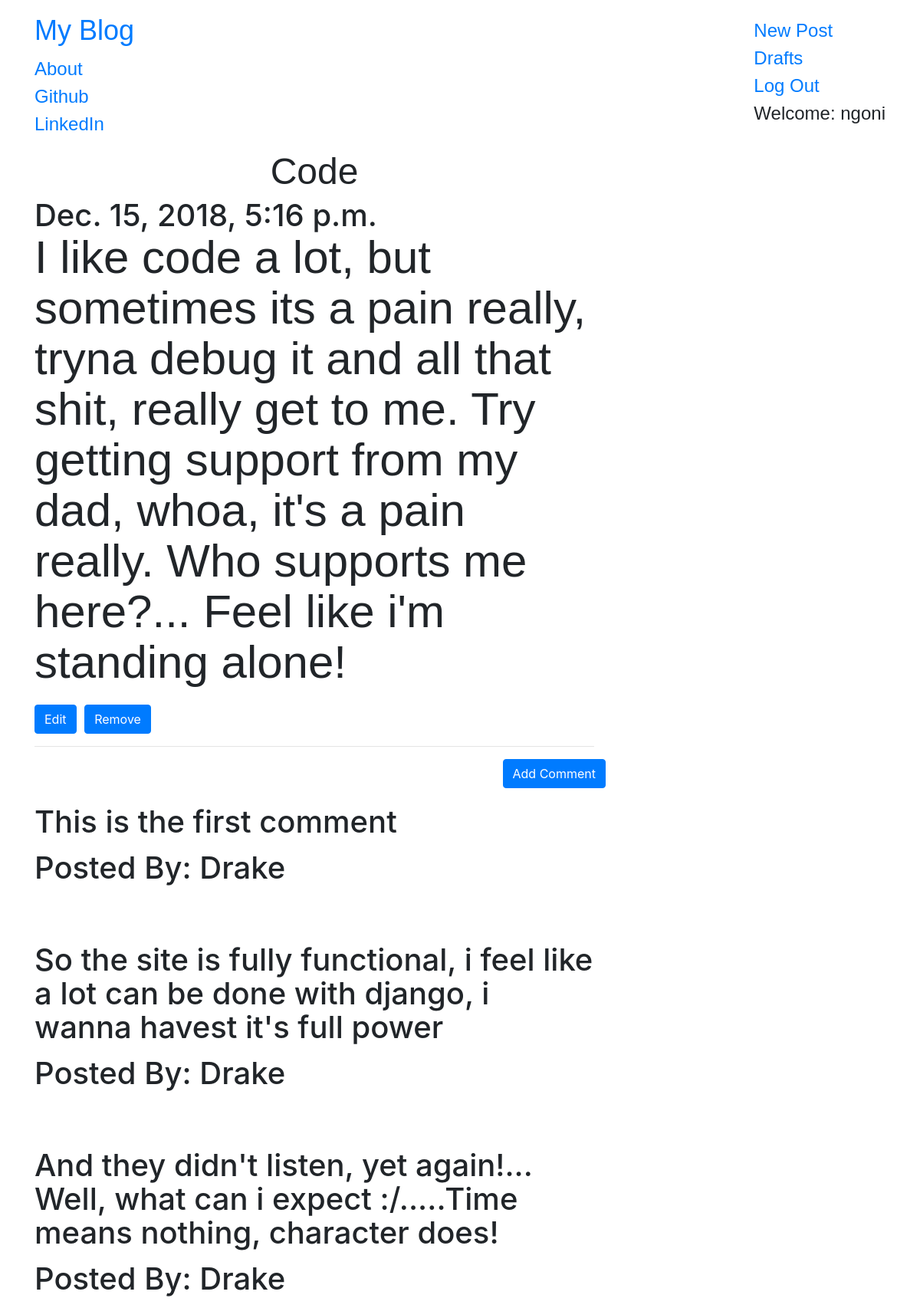
The app's page /post/1 (signed in) with its own data.
### blog/models.py (models this page shows, shortened)
class Post(models.Model):
    author = models.ForeignKey("auth.User", on_delete=models.CASCADE)
    title = models.CharField(max_length = 200)
    text = models.TextField()
    created_date = models.DateTimeField(default = timezone.now)
    published_date = models.DateTimeField(blank = True, null = True)

class Comment(models.Model):
    post = models.ForeignKey('blog.Post', related_name = 'comments', on_delete=models.CASCADE)
    author = models.CharField(max_length=200)
    text = models.TextField()
    create_date = models.DateTimeField(default = timezone.now())
    approved_comment = models.BooleanField(default = False)

### blog/views.py (the view)
# urls.py: url(r"^post/(?P<pk>\d+)$", views.PostDetailView.as_view(), name="post_detail"),
class PostDetailView(DetailView):
    model = Post

### blog/templates/blog/post_detail.html (shortened to what this page needs)
{% extends "blog/base.html" %}
{% block content %}
    <h1 class="posttitle loader">{{post.title}}<h1>
    {% if post.published_date %}
        <div>
            {{post.published_date}}
        </div>
    {% else %}
        <a class="btn btn-default" href="{% url 'post_publish' pk=post.pk %}">Publish</a>
    {% endif %}
    <p class = "postcontent editable loader">{{ post.text|safe|linebreaksbr }}</p>
    {% if user.is_authenticated %}
        <a class="btn btn-primary" href="{% url 'post_edit' pk=post.pk %}">Edit</a>
        <a class="btn btn-primary" href="{% url 'post_remove' pk=post.pk %}">Remove</a>
    {% endif %}
    <hr>
    <a class="btn btn-primary btn-comment" href="{% url 'add_comment_to_post' pk=post.pk %}">Add Comment</a>
    <div>
        {% for comment in post.comments.all %}
        <br>
            {% if user.is_authenticated or comment.approved_comment %}
                <p>{{comment.text|safe|linebreaks}}</p>
                <p>Posted By: {{comment.author}}</p>
            {% endif %}
            {% empty %}
            <p>No Comments!</p>
        {% endfor %}
    </div>
{% endblock content %}

### blog/templates/blog/base.html (shortened to what this page needs)
<!DOCTYPE html>
{% load staticfiles %}
<html>
<head>
        <link rel="stylesheet" href="{% static 'css/bootstrap.min.css' %}">
        <link rel="stylesheet" href="{% static 'css/bootstrap.css' %}">
        <link rel="stylesheet" href="{% static 'css/medium-editor.css' %}">
        <link rel="stylesheet" href="{% static 'css/themes/default.css' %}">
    <link rel="stylesheet" href="{% static 'css/blog.css' %}">
</head>
<body>
    <nav class="navbar navbar-default techfont custom-navbar" >
        <div class="container">
            <ul class="nav navbar-nav">
                <li> <a  class="navbar-brand bigbrand" href="{% url 'post_list' %}">My Blog</a> </li>
                <li> <a href="{% url 'about' %}">About</a> </li>
                <li> <a href="https://www.github.com">Github</a> </li>
                <li> <a href="https://www.linkedin.com">LinkedIn</a> </li>
            </ul>
            <ul class="nav navbar-nav navbar-right" >
                {% if user.is_authenticated %}
                    <li>
                        <a href="{% url 'post_new' %}">New Post</a>
                    </li>
                    <li>
                        <a href="{% url 'post_draft_list' %}">Drafts</a>
                    </li>
                    <li>
                        <a href="{% url 'logout' %}">Log Out</a>
                    </li>
                    <li>
                        <a>Welcome: {{user.username}}</a>
                    </li>
                {% else %}
                    <li> <a class="nav navbar-right" href="{% url 'login' %}">login</span></a> </li>
                {% endif %}
            </ul>
        </div>
    </nav>
    <div class="content container">
        <div class="row" >
            <div class="col-md-8">
                <div class="blog_posts">
                    {% block content %}
                    {% endblock %}
                </div>
            </div>
        </div>
    </div>
</body>
</html>

### blog/static/css/medium-editor.css (style rules this page uses)
.medium-editor-element { word-wrap: break-word; min-height: 30px; }

### blog/static/css/blog.css (style rules this page uses)
.techfont { font-family: 'Russo One', sans-serif; font-size: 1.5em; margin-bottom: 10px; }
.posttitle { font-family: 'Russo One', sans-serif; font-size: 3em; text-align: center; }
.postcontent { font-family: 'Montserrat', Verdana, Geneva, Tahoma, sans-serif; font-size: 1.5em; }
.btn-comment { position: absolute; right: 0px; }
.bigbrand { font-size: 1.5em; }
.loader { filter:hue-rotate(0deg); color: linear-gradient(45deg,#0f8,#08f); animation:hue 5000ms infinite linear; }

### records on screen
Post: title "Code", published_date "Dec. 15, 2018, 5:16 p.m.", text "I like code a lot, but sometimes its a pain really, tryna debug it and all that shit, really get to me. Try getting support from my dad, whoa, it's a pain really. Who supports me here?... Feel like i'm standing alone!"
Comment: text "This is the first comment", author "Drake"
Comment: text "So the site is fully functional, i feel like a lot can be done with django, i wanna havest it's full power", author "Drake"
Comment: text "And they didn't listen, yet again!... Well, what can i expect :/.....Time means nothing, character does!", author "Drake"

### other values on screen
{{ user.username }} "ngoni"
